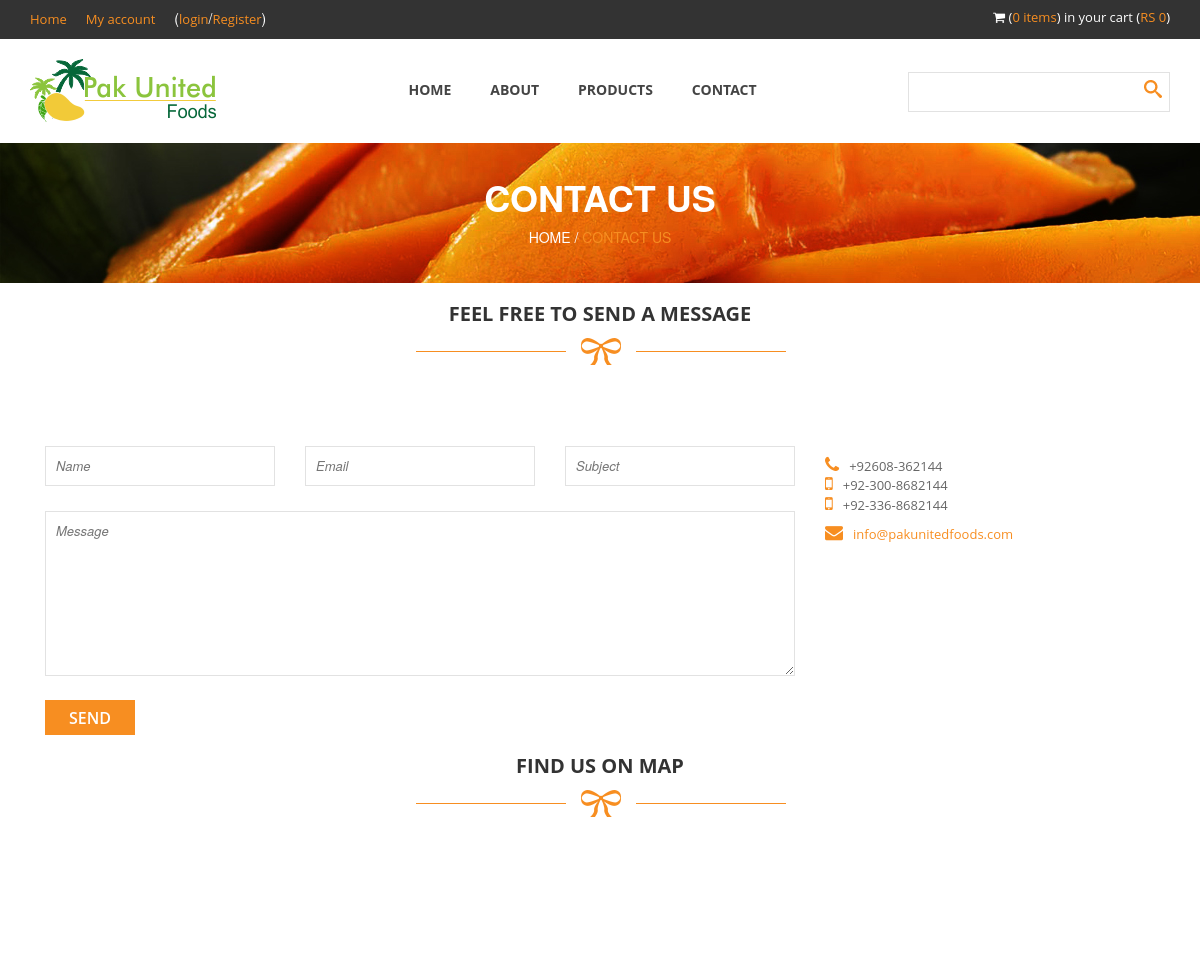
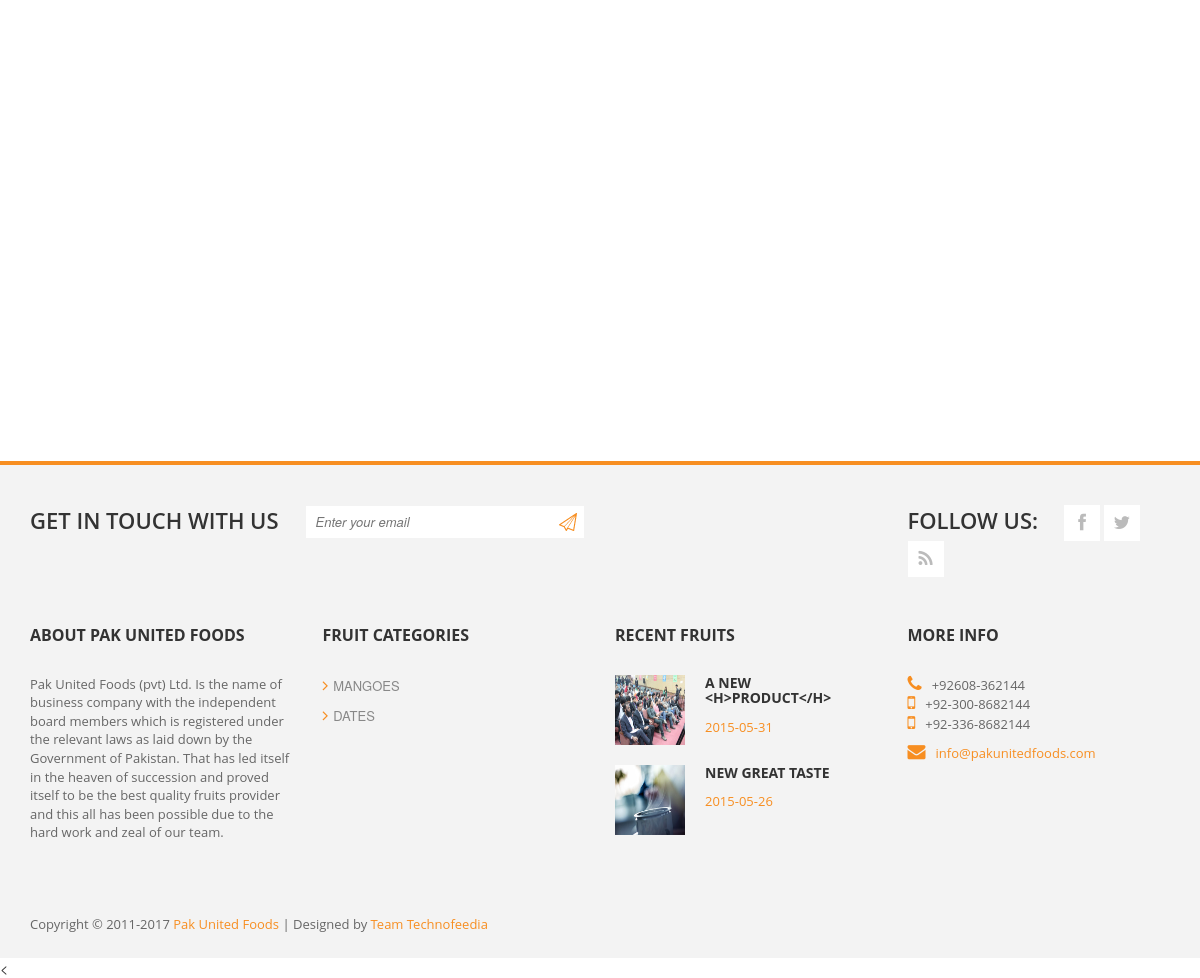
Screenshot of /Codebase/contact.php with the database file from the repository (2 pictures, top to bottom).
### tables this page shows
CREATE TABLE IF NOT EXISTS `contact` (
  `ptcl` varchar(15) NOT NULL,
  `mobile1` varchar(16) NOT NULL,
  `mobile2` varchar(16) NOT NULL,
  `email` text NOT NULL,
  `facebook` text NOT NULL,
  `twitter` text NOT NULL,
  `rss` text NOT NULL,
  `mapx` decimal(13,7) DEFAULT NULL,
  `mapy` decimal(13,7) NOT NULL,
  `about` longtext NOT NULL
);

CREATE TABLE IF NOT EXISTS `fruits` (
`fruit_id` int(11) NOT NULL,
  `fruit_name` varchar(70) DEFAULT NULL,
  `fruit_time` timestamp NULL DEFAULT CURRENT_TIMESTAMP
);

CREATE TABLE IF NOT EXISTS `items` (
`item_id` int(11) NOT NULL,
  `item_name` varchar(60) NOT NULL,
  `item_fruit` int(11) NOT NULL,
  `item_desc` mediumtext NOT NULL,
  `item_image` varchar(255) NOT NULL,
  `item_price` float NOT NULL,
  `item_unit` varchar(100) NOT NULL,
  `item_active` int(1) NOT NULL DEFAULT '1',
  `item_time` timestamp NOT NULL DEFAULT CURRENT_TIMESTAMP
);

### Codebase/contact.php (the view, shortened to what this page needs)
<?php
require("header.php");
?>
    <div id="heading">
        <div class="container">
            <div class="row">
                <div class="col-md-12">
                    <div class="heading-content">
                        <h2>Contact Us</h2>
                        <span>Home / <a href="<?php echo htmlspecialchars($_SERVER['PHP_SELF']); ?>">Contact Us</a></span>
                    </div>
                </div>
            </div>
        </div>
    </div>
    <div id="product-post">
        <div class="container">
            <div class="row">
                <div class="col-md-12">
                    <div class="heading-section">
                        <h2>Feel free to send a message</h2>
                        <img src="images/under-heading.png" alt="" >
                    </div>
                </div>
            </div>
            <div id="contact-us">
                <div class="container">
                    <div class="row">
                        <div class="product-item col-md-12">
                            <div class="row">
                                <div class="col-md-8">
                                    <div class="message-form">
                                        <form action="#" method="post" class="send-message">
                                            <div class="row">
                                                <div class="name col-md-4">
                                                    <input type="text" name="name" id="name" placeholder="Name" required/>
                                                </div>
                                                <div class="email col-md-4">
                                                    <input type="text" name="email" id="email" placeholder="Email" required/>
                                                </div>
                                                <div class="subject col-md-4">
                                                    <input type="text" name="subject" id="subject" placeholder="Subject" required/>
                                                </div>
                                            </div>
                                            <div class="row">
                                                <div class="text col-md-12">
                                                    <textarea name="text" placeholder="Message" required></textarea>
                                                </div>
                                            </div>
                                            <div class="send">
                                                <button type="submit" name="sender">Send</button>
                                            </div>
                                        </form>
                                    </div>
                                </div>
                                <div class="col-md-4">
                                    <div class="info">
                                        <ul>
                                            <li>
                                                <i class="fa fa-phone "></i><?php echo $ph; ?><br />
                                                <i class="fa fa-mobile"></i><?php echo $mob1; ?><br />
                                                <i class="fa fa-mobile-phone"></i><?php echo $mob2; ?>
                                            </li>
                                            <li>
                                                <i class="fa fa-envelope"></i><a href="#"><?php echo $email; ?></a>
                                            </li>
                                        </ul>
                                    </div>
                                </div>
                            </div>
                        </div>
                    </div>
                </div>
            </div>
            <div class="row">
                <div class="col-md-12">
                    <div class="heading-section">
                        <h2>Find Us On Map</h2>
                        <img src="images/under-heading.png" alt="" >
                    </div>
                </div>
            </div>
            <div class="row">
                <div class="col-md-12">
                    <div id="googleMap" style="height:420px;"></div>
                </div>
            </div>
        </div>
    </div>
<?php
require("footer.php");
?>

### Codebase/footer.php (shortened to what this page needs)
<footer>
    <div class="container">
        <div class="top-footer">
            <div class="row">
                <div class="col-md-9">
                    <div class="subscribe-form" id="subform">
                        <span>Get in touch with us</span>
                        <form method="get" class="subscribeForm">
                            <input id="subscribe" type="email" placeholder="Enter your email" required="required" />
                            <input type="submit" id="submitButton" onclick="subs()" />
                        </form>
                    </div>
                </div>
                <div class="col-md-3">
                    <div class="social-bottom">
                        <span>Follow us:</span>
                        <ul>
                            <li>
                                <a href="<?php echo $fb; ?>" class="fa fa-facebook"></a>
                            </li>
                            <li>
                                <a href="<?php echo $tw; ?>" class="fa fa-twitter"></a>
                            </li>
                            <li>
                                <a href="<?php echo $rss; ?>" class="fa fa-rss"></a>
                            </li>
                        </ul>
                    </div>
                </div>
            </div>
        </div>
        <div class="main-footer">
            <div class="row">
                <div class="col-md-3">
                    <div class="about">
                        <h4 class="footer-title">About Pak United Foods</h4>
                        <p>
                            Pak United Foods (pvt) Ltd. Is the name of business company with the independent board members which is registered under the relevant laws as laid down by the Government of Pakistan. That has led itself in the heaven of succession and proved itself to be the best quality fruits provider and this all has been possible due to the hard work and zeal of our team.
                        </p>
                    </div>
                </div>
                <div class="col-md-3">
                    <div class="shop-list">
                        <h4 class="footer-title">Fruit Categories</h4>
                        <ul>
                            <?php $sql = "SELECT `fruit_id`, `fruit_name` FROM `fruits` LIMIT 0,8";
                            $result=$conn->query($sql);
                            if($result->num_rows>0){
                                while($row=$result->fetch_assoc())
                                {
                                    $id="products.php?cat=".base64_encode($row["fruit_id"]);
                                    $name=$row["fruit_name"];
                                    ?>
                                    <li>
                                        <a href="<?php echo $id; ?>"><i class="fa fa-angle-right"></i><?php echo $name; ?></a>
                                    </li>
                                <?php } }?>
                        </ul>
                    </div>
                </div>
                <div class="col-md-3">
                    <div class="recent-posts">
                        <h4 class="footer-title">Recent Fruits</h4>
                        <?php
                        $a="SELECT `item_id`, `item_name`,`item_desc`, `item_image`, date( `item_time`) DT FROM `items` WHERE `item_active`=1 order by `item_id` DESC  limit 0,2";
                        $items=$conn->query($a);
                        while($r=$items->fetch_assoc()){
                            $item_id=base64_encode($r['item_id']);
                            $item_name=$r['item_name'];
                            $item_img=$r['item_image'];
                            $item_date=$r['DT'];
                            ?>
                        <div class="recent-post">
                            <div class="recent-post-thumb">
                                <img src="images/<?php echo $item_img; ?>" alt="" width="70" height="70">
                            </div>
                            <div class="recent-post-info">
                                <h6><a href="<?php echo "products.php?product=".$item_id; ?>"><?php echo $item_name; ?></a></h6>
                                <span><?php echo $item_date; ?></span>
                            </div>
                        </div>
                        <?php }?>
                    </div>
                </div>
                <div class="col-md-3">
                    <div class="more-info">
                        <h4 class="footer-title">More info</h4>
                        <ul>
                            <li>
                                <i class="fa fa-phone"></i><?php echo $ph; ?><br />
                                <i class="fa fa-mobile"></i><?php echo $mob1; ?><br />
                                <i class="fa fa-mobile-phone"></i><?php echo $mob2; ?>
                            </li>
                            <li>
                                <i class="fa fa-envelope"></i><a href="#"><?php echo $email; ?></a>
                            </li>
                        </ul>
                    </div>
                </div>
            </div>
        </div>
        <div class="bottom-footer">
            <p>
                Copyright © 2011-<?php echo date("Y");?> <a href="#">Pak United Foods</a> | Designed by <a href="http://www.technofeedia.com">Team Technofeedia</a>
            </p>
        </div>
    </div>
</footer>
<
</body>
</html>

### Codebase/css/templatemo_style.css (style rules this page uses)
a { text-decoration: none; color: #f78e21; }
p { font-family: 'Open Sans', sans-serif; font-size: 13px; color: #666; }
.heading-section { text-align: center; padding: 0 0 80px 0; }
.heading-section h2 { font-family: 'Open Sans', sans-serif; font-size: 20px; color: #333; font-weight: 700; text-transform: uppercase; }
*, *:before, *:after { -moz-box-sizing: border-box; -webkit-box-sizing: border-box; box-sizing: border-box; }
#heading { background-image: url(../images/bg-image.jpg); height: 140px; }
#heading h2 { font-size: 36px; font-weight: 700; color: #fff; text-transform: uppercase; }
#heading span { color: #fff; text-transform: uppercase; }
.heading-content { text-align: center; margin-top: 35px; }
input, textarea { padding: 10px; border: 1px solid #e2e2e2; width: 100%; margin-top: 25px; font-size: 13px; font-style: italic; font-weight: 300; color: #aaa; outline: none; }
textarea { height: 165px; max-height: 180px; max-width: 770px; line-height: 18px; width: 100% }
.send button { width: 90px; color: #fff; cursor: pointer; height: 35px; line-height: 30px; text-align: center; background-color: #f78e21; font-family: 'Open Sans', sans-serif; font-size: 16px; font-style: normal; font-weight: 600; text-transform: uppercase; border: 0; outline: none; }
.message-form input { margin-top: 0px; }
.message-form textarea { padding-bottom: 20px; }
.send { margin-top: 20px; }
.info ul { margin: 0; padding: 0; }
.info li { list-style: none; margin: 10px 0; font-family: 'Open Sans', sans-serif; font-size: 13px; color: #666; }
.info i { color: #f78e21; margin-right: 10px; font-size: 18px; }
.recent-post { overflow: hidden; margin-bottom: 20px; }
.recent-post-thumb { float: left; margin-right: 20px !important; width: 70px; height: 70px; }
.recent-post-info { overflow: hidden; }
.recent-post-info h6 { font-family: 'Open Sans', sans-serif; font-size: 14px; font-weight: 700; text-transform: uppercase; margin-top: 0; }
.recent-post-info a { color: #333; }
.recent-post-info span { font-family: 'Open Sans', sans-serif; font-size: 13px; color: #f78e21; }
footer { background-color: #f3f3f3; border-top: 4px solid #f78e21; margin-top: 120px; }
.social-bottom { margin-top: 40px; padding-bottom: 40px; }
.social-bottom span { font-family: 'Open Sans', sans-serif; font-size: 22px; font-weight: 600; color: #333; text-transform: uppercase; float: left; margin-right: 26px; }
.social-bottom ul { margin: 0; padding: 0; }
.social-bottom li { list-style: none; display: inline-block; }
.social-bottom a { background-color: #fff; font-size: 18px; width: 36px; height: 36px; line-height: 36px; text-align: center; color: #bbb; }
.subscribe-form { margin-top: 40px; padding-bottom: 40px; }
.subscribe-form span { font-family: 'Open Sans', sans-serif; font-size: 22px; font-weight: 600; color: #333; text-transform: uppercase; float: left; margin-right: 26px; }
.subscribeForm { position: relative; display: inline-block; }
.subscribe-form input[type="submit"] { position: absolute; right: 0; top: 0; width: 34px; height: 34px; background: url(../images/subscribe-icon.png); background-repeat: no-repeat; background-position: center; color: transparent; background-color: transparent; content: ''; margin-top: 0; border: 0; }
.subscribe-form input#subscribe { padding: 4px 10px 4px 10px; line-height: 34px; height: 34px; max-width: 280px; width: 280px; margin-top: 0px; outline: 0; border-color: #f3f3f3; }
.footer-title { font-family: 'Open Sans', sans-serif; font-size: 16px; font-weight: 700; color: #333; text-transform: uppercase; padding-bottom: 20px; }
.shop-list ul { margin: 0; padding: 0; }
.shop-list li { list-style: none; margin: 10px 0; }
.shop-list i { font-size: 16px; margin-right: 5px; color: #f78e21; }
.shop-list a { text-transform: uppercase; color: #888; font-size: 13px; }
.recent-post-thumb { float: left; margin-right: 10px; width: 70px; height: 70px; }
.more-info ul { margin: 0; padding: 0; }
.more-info li { list-style: none; margin: 10px 0; font-family: 'Open Sans', sans-serif; font-size: 13px; color: #666; }
.more-info i { color: #f78e21; margin-right: 10px; font-size: 18px; }
.bottom-footer { text-align: left; padding: 60px 0 15px 0; }
@media screen and (min-width: 995px) { body { overflow-x: hidden; } }

### rows the page displays
contact: ptcl "+92608-362144", mobile1 "+92-300-8682144", mobile2 "+92-336-8682144", email "info@pakunitedfoods.com"
fruits: fruit_name "MANGOES"
fruits: fruit_name "DATES"
items: item_image (picture), item_name "A NEW <H>PRODUCT</H>", item_date "2015-05-31"
items: item_image (picture), item_name "NEW GREAT TASTE", item_date "2015-05-26"

### other values shown
$items_count "0"
$amount "0"
